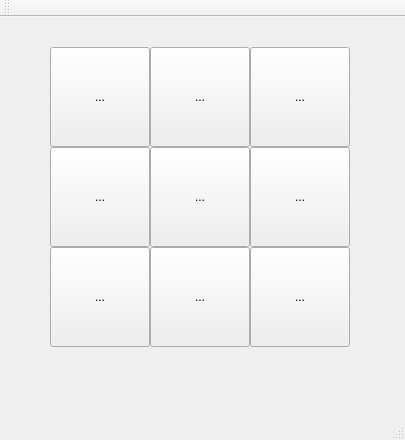
<?xml version="1.0" encoding="UTF-8"?>
<ui version="4.0">
 <class>MainWindow</class>
 <widget class="QMainWindow" name="MainWindow">
  <property name="geometry">
   <rect>
    <x>0</x>
    <y>0</y>
    <width>405</width>
    <height>440</height>
   </rect>
  </property>
  <property name="windowTitle">
   <string>MainWindow</string>
  </property>
  <widget class="QWidget" name="centralWidget">
   <widget class="QToolButton" name="a11">
    <property name="geometry">
     <rect>
      <x>50</x>
      <y>30</y>
      <width>100</width>
      <height>100</height>
     </rect>
    </property>
    <property name="text">
     <string>...</string>
    </property>
    <property name="iconSize">
     <size>
      <width>100</width>
      <height>100</height>
     </size>
    </property>
    <property name="checkable">
     <bool>true</bool>
    </property>
   </widget>
   <widget class="QToolButton" name="a12">
    <property name="geometry">
     <rect>
      <x>150</x>
      <y>30</y>
      <width>100</width>
      <height>100</height>
     </rect>
    </property>
    <property name="text">
     <string>...</string>
    </property>
    <property name="iconSize">
     <size>
      <width>100</width>
      <height>100</height>
     </size>
    </property>
    <property name="checkable">
     <bool>true</bool>
    </property>
   </widget>
   <widget class="QToolButton" name="a13">
    <property name="geometry">
     <rect>
      <x>250</x>
      <y>30</y>
      <width>100</width>
      <height>100</height>
     </rect>
    </property>
    <property name="text">
     <string>...</string>
    </property>
    <property name="iconSize">
     <size>
      <width>100</width>
      <height>100</height>
     </size>
    </property>
    <property name="checkable">
     <bool>true</bool>
    </property>
   </widget>
   <widget class="QToolButton" name="a22">
    <property name="geometry">
     <rect>
      <x>150</x>
      <y>130</y>
      <width>100</width>
      <height>100</height>
     </rect>
    </property>
    <property name="text">
     <string>...</string>
    </property>
    <property name="iconSize">
     <size>
      <width>100</width>
      <height>100</height>
     </size>
    </property>
    <property name="checkable">
     <bool>true</bool>
    </property>
   </widget>
   <widget class="QToolButton" name="a21">
    <property name="geometry">
     <rect>
      <x>50</x>
      <y>130</y>
      <width>100</width>
      <height>100</height>
     </rect>
    </property>
    <property name="text">
     <string>...</string>
    </property>
    <property name="iconSize">
     <size>
      <width>100</width>
      <height>100</height>
     </size>
    </property>
    <property name="checkable">
     <bool>true</bool>
    </property>
   </widget>
   <widget class="QToolButton" name="a23">
    <property name="geometry">
     <rect>
      <x>250</x>
      <y>130</y>
      <width>100</width>
      <height>100</height>
     </rect>
    </property>
    <property name="text">
     <string>...</string>
    </property>
    <property name="iconSize">
     <size>
      <width>100</width>
      <height>100</height>
     </size>
    </property>
    <property name="checkable">
     <bool>true</bool>
    </property>
   </widget>
   <widget class="QToolButton" name="a32">
    <property name="geometry">
     <rect>
      <x>150</x>
      <y>230</y>
      <width>100</width>
      <height>100</height>
     </rect>
    </property>
    <property name="text">
     <string>...</string>
    </property>
    <property name="iconSize">
     <size>
      <width>100</width>
      <height>100</height>
     </size>
    </property>
    <property name="checkable">
     <bool>true</bool>
    </property>
   </widget>
   <widget class="QToolButton" name="a31">
    <property name="geometry">
     <rect>
      <x>50</x>
      <y>230</y>
      <width>100</width>
      <height>100</height>
     </rect>
    </property>
    <property name="text">
     <string>...</string>
    </property>
    <property name="iconSize">
     <size>
      <width>100</width>
      <height>100</height>
     </size>
    </property>
    <property name="checkable">
     <bool>true</bool>
    </property>
   </widget>
   <widget class="QToolButton" name="a33">
    <property name="geometry">
     <rect>
      <x>250</x>
      <y>230</y>
      <width>100</width>
      <height>100</height>
     </rect>
    </property>
    <property name="text">
     <string>...</string>
    </property>
    <property name="iconSize">
     <size>
      <width>100</width>
      <height>100</height>
     </size>
    </property>
    <property name="checkable">
     <bool>true</bool>
    </property>
    <property name="checked">
     <bool>false</bool>
    </property>
    <property name="autoRepeat">
     <bool>false</bool>
    </property>
   </widget>
  </widget>
  <widget class="QMenuBar" name="menuBar">
   <property name="geometry">
    <rect>
     <x>0</x>
     <y>0</y>
     <width>405</width>
     <height>21</height>
    </rect>
   </property>
  </widget>
  <widget class="QToolBar" name="mainToolBar">
   <attribute name="toolBarArea">
    <enum>TopToolBarArea</enum>
   </attribute>
   <attribute name="toolBarBreak">
    <bool>false</bool>
   </attribute>
  </widget>
  <widget class="QStatusBar" name="statusBar"/>
 </widget>
 <layoutdefault spacing="6" margin="11"/>
 <resources/>
 <connections/>
</ui>
